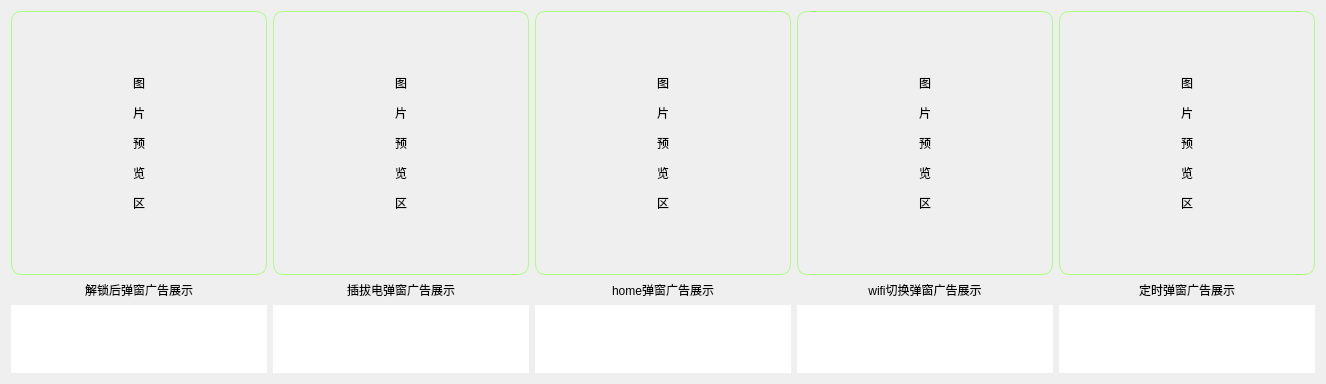
         <widget class="QWidget" name="tab_12">
          <attribute name="title">
           <string>广告截图页</string>
          </attribute>
          <layout class="QHBoxLayout" name="horizontalLayout_19">
           <item>
            <layout class="QVBoxLayout" name="verticalLayout_71" stretch="8,0,1">
             <item>
              <layout class="QVBoxLayout" name="verticalLayout_72">
               <item>
                <widget class="QLabel" name="ash_unlock_ad_img">
                 <property name="styleSheet">
                  <string notr="true">border-color: rgb(170, 255, 127);
border-width: 1px;
border-style: solid;
border-radius:10px;
font: 20pt &quot;微软雅黑&quot;;</string>
                 </property>
                 <property name="text">
                  <string>&lt;html&gt;&lt;head/&gt;&lt;body&gt;&lt;p&gt;图&lt;/p&gt;&lt;p&gt;片&lt;/p&gt;&lt;p&gt;预&lt;/p&gt;&lt;p&gt;览&lt;/p&gt;&lt;p&gt;区&lt;/p&gt;&lt;/body&gt;&lt;/html&gt;</string>
                 </property>
                 <property name="alignment">
                  <set>Qt::AlignCenter</set>
                 </property>
                </widget>
               </item>
              </layout>
             </item>
             <item>
              <widget class="QLabel" name="label_34">
               <property name="text">
                <string>解锁后弹窗广告展示</string>
               </property>
               <property name="alignment">
                <set>Qt::AlignCenter</set>
               </property>
              </widget>
             </item>
             <item>
              <widget class="QTextBrowser" name="ash_unlock_ad_path">
               <property name="styleSheet">
                <string notr="true">border-radius: 20px;
font: 10pt &quot;微软雅黑&quot;;
color: rgb(170, 255, 127);</string>
               </property>
              </widget>
             </item>
            </layout>
           </item>
           <item>
            <layout class="QVBoxLayout" name="verticalLayout_73" stretch="8,0,1">
             <item>
              <layout class="QVBoxLayout" name="verticalLayout_74">
               <item>
                <widget class="QLabel" name="ash_charge_ad_img">
                 <property name="styleSheet">
                  <string notr="true">border-color: rgb(170, 255, 127);
border-width: 1px;
border-style: solid;
border-radius:10px;
font: 20pt &quot;微软雅黑&quot;;</string>
                 </property>
                 <property name="text">
                  <string>&lt;html&gt;&lt;head/&gt;&lt;body&gt;&lt;p&gt;图&lt;/p&gt;&lt;p&gt;片&lt;/p&gt;&lt;p&gt;预&lt;/p&gt;&lt;p&gt;览&lt;/p&gt;&lt;p&gt;区&lt;/p&gt;&lt;/body&gt;&lt;/html&gt;</string>
                 </property>
                 <property name="alignment">
                  <set>Qt::AlignCenter</set>
                 </property>
                </widget>
               </item>
              </layout>
             </item>
             <item>
              <widget class="QLabel" name="label_32">
               <property name="text">
                <string>插拔电弹窗广告展示</string>
               </property>
               <property name="alignment">
                <set>Qt::AlignCenter</set>
               </property>
              </widget>
             </item>
             <item>
              <widget class="QTextBrowser" name="ash_charge_ad_path">
               <property name="styleSheet">
                <string notr="true">border-radius: 20px;
font: 10pt &quot;微软雅黑&quot;;
color: rgb(170, 255, 127);</string>
               </property>
              </widget>
             </item>
            </layout>
           </item>
           <item>
            <layout class="QVBoxLayout" name="verticalLayout_75" stretch="8,0,1">
             <item>
              <layout class="QVBoxLayout" name="verticalLayout_76">
               <item>
                <widget class="QLabel" name="ash_home_ad_img">
                 <property name="styleSheet">
                  <string notr="true">border-color: rgb(170, 255, 127);
border-width: 1px;
border-style: solid;
border-radius:10px;
font: 20pt &quot;微软雅黑&quot;;</string>
                 </property>
                 <property name="text">
                  <string>&lt;html&gt;&lt;head/&gt;&lt;body&gt;&lt;p&gt;图&lt;/p&gt;&lt;p&gt;片&lt;/p&gt;&lt;p&gt;预&lt;/p&gt;&lt;p&gt;览&lt;/p&gt;&lt;p&gt;区&lt;/p&gt;&lt;/body&gt;&lt;/html&gt;</string>
                 </property>
                 <property name="alignment">
                  <set>Qt::AlignCenter</set>
                 </property>
                </widget>
               </item>
              </layout>
             </item>
             <item>
              <widget class="QLabel" name="label_42">
               <property name="text">
                <string>home弹窗广告展示</string>
               </property>
               <property name="alignment">
                <set>Qt::AlignCenter</set>
               </property>
              </widget>
             </item>
             <item>
              <widget class="QTextBrowser" name="ash_home_ad_path">
               <property name="styleSheet">
                <string notr="true">border-radius: 20px;
font: 10pt &quot;微软雅黑&quot;;
color: rgb(170, 255, 127);</string>
               </property>
              </widget>
             </item>
            </layout>
           </item>
           <item>
            <layout class="QVBoxLayout" name="verticalLayout_77" stretch="8,0,1">
             <item>
              <layout class="QVBoxLayout" name="verticalLayout_78">
               <item>
                <widget class="QLabel" name="ash_wifi_ad_img">
                 <property name="styleSheet">
                  <string notr="true">border-color: rgb(170, 255, 127);
border-width: 1px;
border-style: solid;
border-radius:10px;
font: 20pt &quot;微软雅黑&quot;;</string>
                 </property>
                 <property name="text">
                  <string>&lt;html&gt;&lt;head/&gt;&lt;body&gt;&lt;p&gt;图&lt;/p&gt;&lt;p&gt;片&lt;/p&gt;&lt;p&gt;预&lt;/p&gt;&lt;p&gt;览&lt;/p&gt;&lt;p&gt;区&lt;/p&gt;&lt;/body&gt;&lt;/html&gt;</string>
                 </property>
                 <property name="alignment">
                  <set>Qt::AlignCenter</set>
                 </property>
                </widget>
               </item>
              </layout>
             </item>
             <item>
              <widget class="QLabel" name="label_36">
               <property name="text">
                <string>wifi切换弹窗广告展示</string>
               </property>
               <property name="alignment">
                <set>Qt::AlignCenter</set>
               </property>
              </widget>
             </item>
             <item>
              <widget class="QTextBrowser" name="ash_wifi_ad_path">
               <property name="styleSheet">
                <string notr="true">border-radius: 20px;
font: 10pt &quot;微软雅黑&quot;;
color: rgb(170, 255, 127);</string>
               </property>
              </widget>
             </item>
            </layout>
           </item>
           <item>
            <layout class="QVBoxLayout" name="verticalLayout_79" stretch="8,0,1">
             <item>
              <layout class="QVBoxLayout" name="verticalLayout_80">
               <item>
                <widget class="QLabel" name="ash_timming_ad_img">
                 <property name="styleSheet">
                  <string notr="true">border-color: rgb(170, 255, 127);
border-width: 1px;
border-style: solid;
border-radius:10px;
font: 20pt &quot;微软雅黑&quot;;</string>
                 </property>
                 <property name="text">
                  <string>&lt;html&gt;&lt;head/&gt;&lt;body&gt;&lt;p&gt;图&lt;/p&gt;&lt;p&gt;片&lt;/p&gt;&lt;p&gt;预&lt;/p&gt;&lt;p&gt;览&lt;/p&gt;&lt;p&gt;区&lt;/p&gt;&lt;/body&gt;&lt;/html&gt;</string>
                 </property>
                 <property name="alignment">
                  <set>Qt::AlignCenter</set>
                 </property>
                </widget>
               </item>
              </layout>
             </item>
             <item>
              <widget class="QLabel" name="label_38">
               <property name="text">
                <string>定时弹窗广告展示</string>
               </property>
               <property name="alignment">
                <set>Qt::AlignCenter</set>
               </property>
              </widget>
             </item>
             <item>
              <widget class="QTextBrowser" name="ash_timming_ad_path">
               <property name="styleSheet">
                <string notr="true">border-radius: 20px;
font: 10pt &quot;微软雅黑&quot;;
color: rgb(170, 255, 127);</string>
               </property>
              </widget>
             </item>
            </layout>
           </item>
          </layout>
         </widget>
